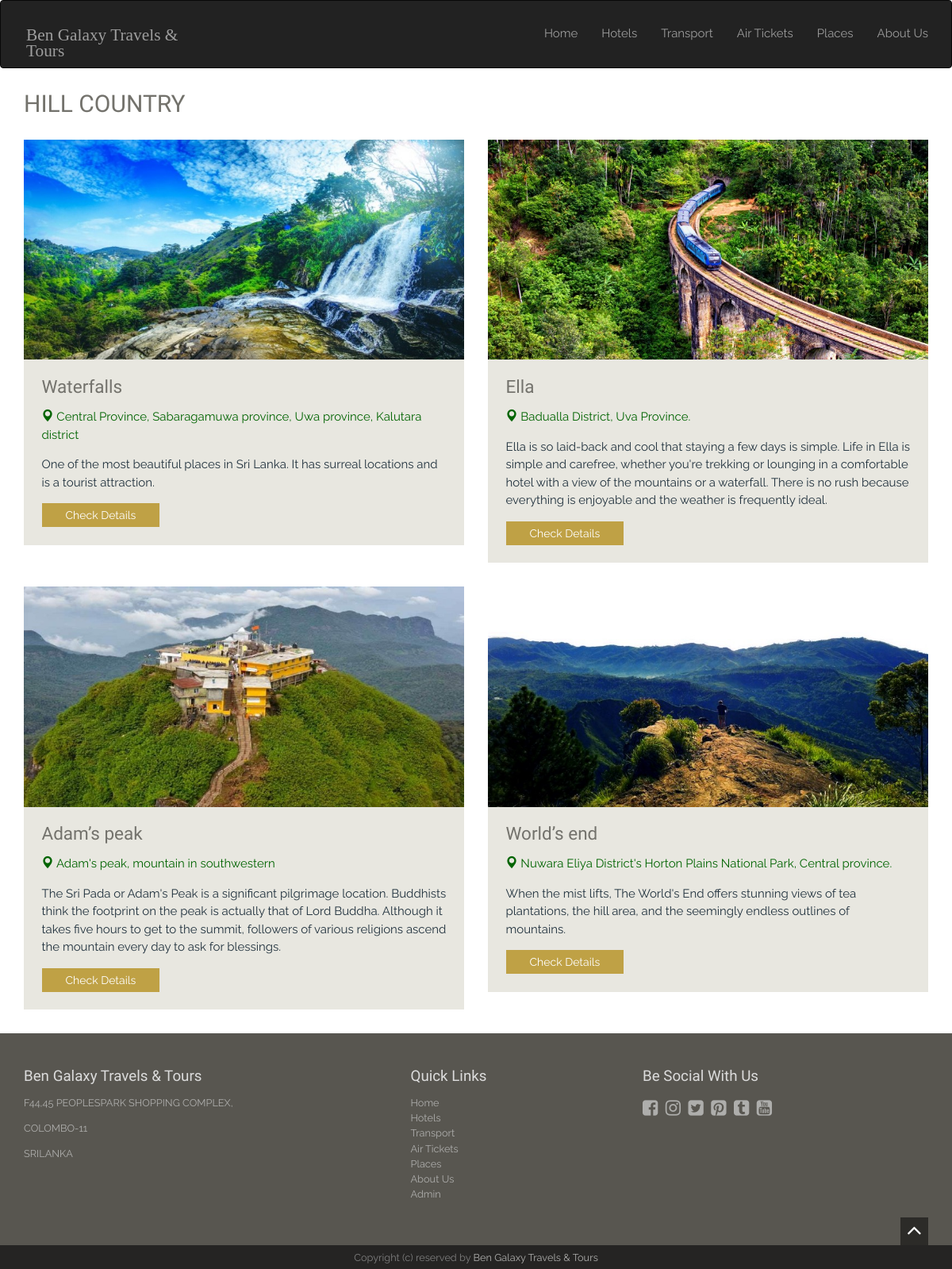
Page /place_hillcountry.php on the committed database.
### tables this page shows
CREATE TABLE IF NOT EXISTS `placesdb` (
  `id` int NOT NULL AUTO_INCREMENT,
  `title` varchar(200) NOT NULL,
  `category` varchar(200) NOT NULL,
  `description` mediumtext NOT NULL,
  `location` varchar(1000) NOT NULL,
  `visit_time` varchar(1000) NOT NULL,
  `famous_description` varchar(10000) NOT NULL,
  `image1` varchar(50) NOT NULL,
  `image2` varchar(50) NOT NULL,
  `image3` varchar(50) NOT NULL,
  `image4` varchar(50) NOT NULL,
  PRIMARY KEY (`id`)
);

### place_hillcountry.php (the view, shortened to what this page needs)
<?php include 'header.php';?>
<div class="container">
<h2> HILL COUNTRY </h2>
<div class="row">
  <?php
    require_once('db.php');
    $q = "SELECT * FROM `placesdb` WHERE `category` = 'Hill Country'";
    $run = mysqli_query($con, $q);
    if(mysqli_num_rows($run) > 0){
        while($row = mysqli_fetch_array($run)){
  ?>
  <div class="col-sm-6 wowload fadeInUp">
      <div class="rooms">
          <img src="images/photos/<?php echo $row['image1']; ?>" class="img-responsive">
          <div class="info">
              <h3><?php echo $row['title']; ?></h3>
              <p style="color: darkgreen;"> <span class="glyphicon glyphicon-map-marker"></span>  <?php echo $row['location']; ?> <br>  </p>
				<p style="color: #21323E;">  <?php echo $row['famous_description']; ?> </p>
              <a href="places_details.php?id=<?php echo $row['id']; ?>" class="btn btn-default">Check Details</a>
          </div>
      </div>
  </div>
  <?php
        }
    }
  ?>
</div>
</div>
<?php include 'footer.php';?>

### assets/style.css (style rules this page uses)
body { background-color: #fff;font-family: 'Raleway', sans-serif;font-size: 15px;line-height: 15px; color: #73726C; }
.btn,a,a:hover { text-decoration: none;-webkit-transition: all 0.3s ease-in-out;-moz-transition: all 0.3s ease-in-out;-ms-transition: all 0.3s ease-in-out;-o-transition: all 0.3s ease-in-out;transition: all 0.3s ease-in-out;outline:0 ; }
h1,h2,h3,h4,h5,h6 { font-family:'Old Standard TT', serif;line-height: 1em;margin: 0; }
h1.title,h2 { font-size: 2em;line-height: 3em; }
h3 { font-size: 1.5em; margin-bottom: 0.70em; }
p { margin-bottom: 1em;line-height: 1.5em; }
.btn { border:none !important;border-radius: 0;padding: 5px 30px; }
.btn-default { background:#bfa145;box-shadow: none !important;color: #fff; }
.rooms { margin-bottom: 2em; }
.rooms .info { padding: 1.5em;background-color: #E8E7E0; }

### rows in the picture
placesdb: image1 (picture), title "Waterfalls", location "Central Province, Sabaragamuwa province, Uwa province, Kalutara district", famous_description "One of the most beautiful places in Sri Lanka. It has surreal locations and is a tourist attraction."
placesdb: image1 (picture), title "Ella", location "Badualla District, Uva Province.", famous_description "Ella is so laid-back and cool that staying a few days is simple. Life in Ella is simple and carefree, whether you're trekking or lounging in a comfortable hotel with a view of the mountains or a waterfall. There is no rush because everything is enjoyable and the weather is frequently ideal."
placesdb: image1 (picture), title "Adam’s peak", location "Adam's peak, mountain in southwestern", famous_description "The Sri Pada or Adam's Peak is a significant pilgrimage location. Buddhists think the footprint on the peak is actually that of Lord Buddha. Although it takes five hours to get to the summit, followers of various religions ascend the mountain every day to ask for blessings."
placesdb: image1 (picture), title "World’s end", location "Nuwara Eliya District's Horton Plains National Park, Central province.", famous_description "When the mist lifts, The World's End offers stunning views of tea plantations, the hill area, and the seemingly endless outlines of mountains."
